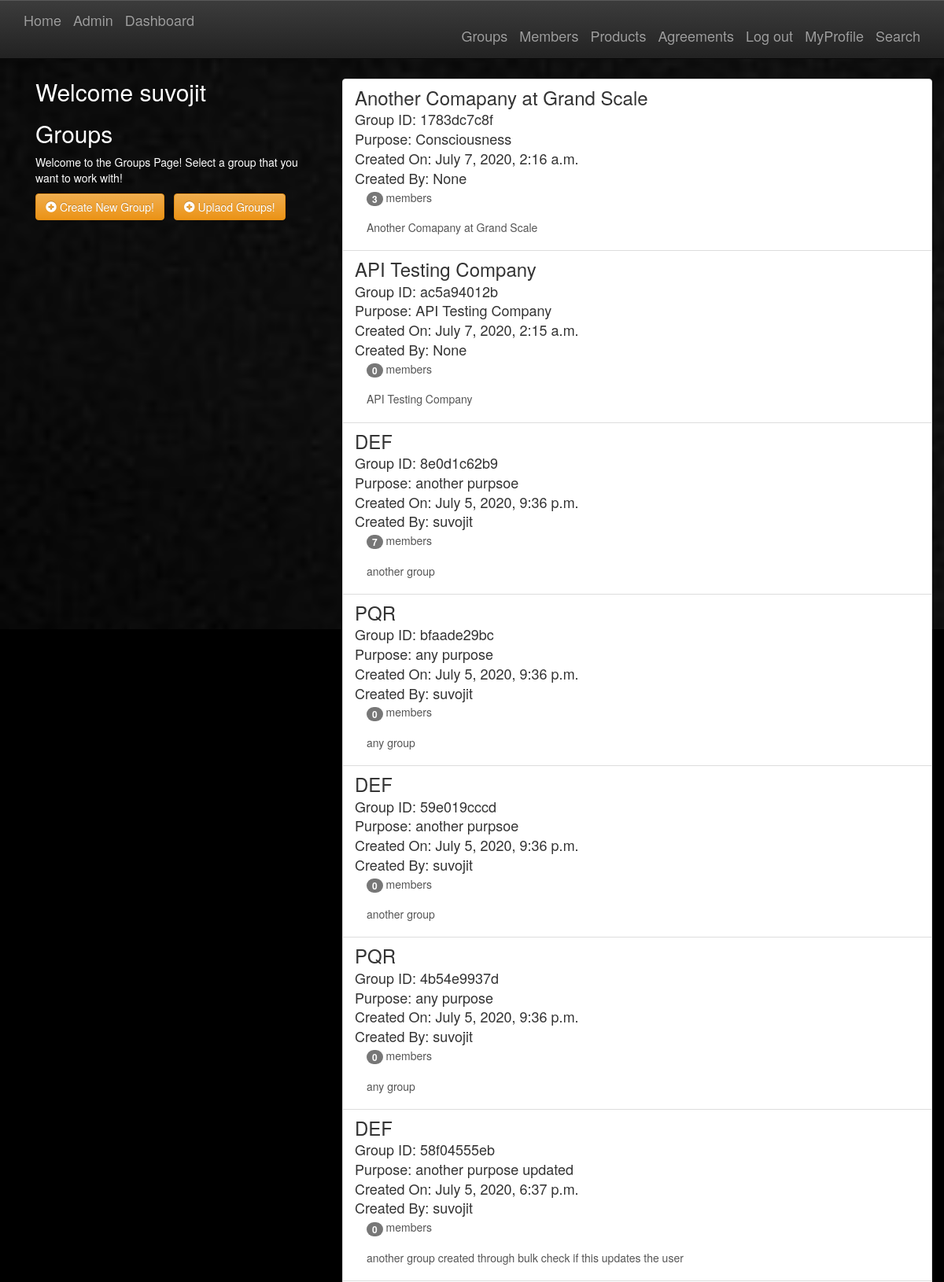
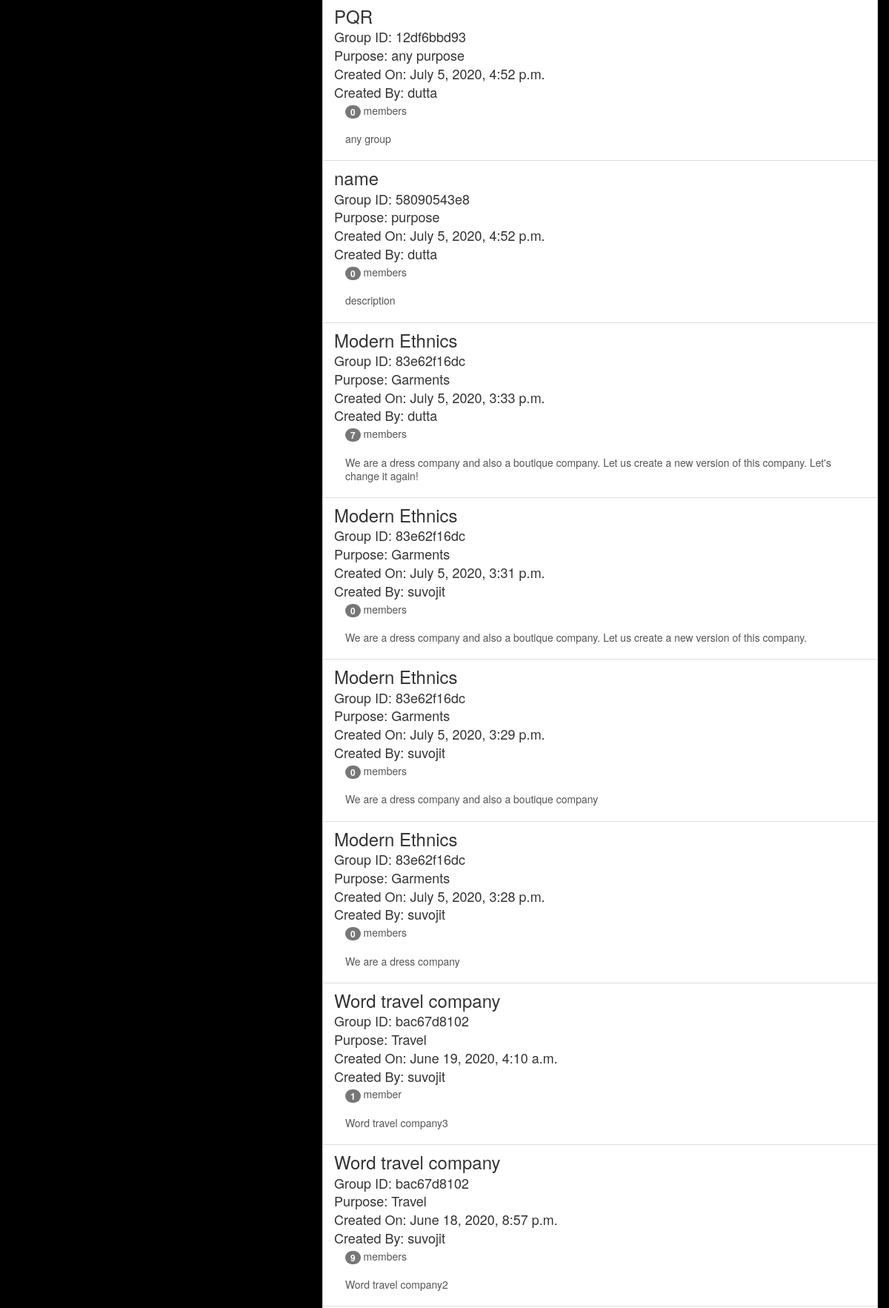
Screenshot of /groups/ (signed in, upper part) with the database file from the repository (2 pictures, top to bottom).
### groups/models.py (models this page shows, shortened)
class Group(models.Model):
    groupid = models.CharField(max_length=255, null=True, blank=True)
    name = models.CharField(max_length=255)
    slug = models.SlugField(allow_unicode=True)
    description = models.TextField(blank=True, default='')
    description_html = models.TextField(editable=False, default='', blank=True)
    purpose = models.CharField(max_length=255, null=True, default='', blank=True)
    creator = models.ForeignKey(User, on_delete=models.SET_NULL, null=True, blank=True)
    group_date = models.DateTimeField(auto_now=True)
    class Meta:
        ordering = ["-group_date"]
        unique_together = ("slug", "purpose", "group_date")

### groups/views.py (the view)
class ListGroups(LoginRequiredMixin, generic.ListView):
    model = models.Group
    template_name = 'groups/group_list.html'
    def get_queryset(self):
        return Group.objects.all()

### groups/templates/groups/group_list.html (shortened to what this page needs)
{% extends "groups/group_base.html" %}
{% block pregroup %}
<div class="col-md-4">
	<div class="content">
		{% if user.is_authenticated %}
		<h2>
			Welcome
			{{user.username }}
		</h2>
    {% endif %}
		<h2>Groups</h2>
		{% if not object_list %}
  			<p>No groups available at this time! Go ahead and create a group if needed!</p>
		{% else %}
				<p>Welcome to the Groups Page! Select a group that you want to work with!</p>
		{% endif %}
	</div>
	<a href="{% url 'groups:create' %}" class="btn btn-md btn-fill btn-warning"><span class="glyphicon glyphicon-plus-sign"></span> Create New Group!</a>
	<a href="{% url 'groups:bulk' %}" class="btn btn-md btn-fill btn-warning"><span class="glyphicon glyphicon-plus-sign"></span> Uplaod Groups!</a>
</div>
<br>
{% endblock %}
{% block group_content %}
<div class="col-md-8">
	<div class="list-group">
		{% for group in object_list %}
			<a class="list-group-item" href="{% url 'groups:single' pk=group.pk %}">
			     <h3 class="title list-group-item-heading">{{ group.name }}</h3>
					 <h4 class="title list-group-item-heading">Group ID: {{ group.groupid }}</h4>
					 <h4 class="title list-group-item-heading">Purpose: {{ group.purpose }}</h4>
					 <h4 class="title list-group-item-heading">Created On: {{ group.group_date }}</h4>
					 <h4 class="title list-group-item-heading">Created By: {{ group.creator }}</h4>
			<div class="list-group-item-text container-fluid">
				<div class="row">
					<div class="col-md-4">
						<span class="badge">{{ group.member_set.count }}</span> member{{ group.member_set.count|pluralize }}
					</div>
				</div>
				<br>
					{{ group.description_html|safe }}
			</div>
		</a>
		{% endfor %}
	</div>
</div>
{% endblock %}

### static/simplesocial/css/master.css (style rules this page uses)
body { margin: 0; overflow: scroll; background-color: black; color:white; }
html, body { background: #000; height: 100%; }

### rows the page displays
Group: name "Another Comapany at Grand Scale", groupid "1783dc7c8f", purpose "Consciousness", group_date "July 7, 2020, 2:16 a.m.", creator "None", member_set.count "3", description_html "Another Comapany at Grand Scale"
Group: name "API Testing Company", groupid "ac5a94012b", purpose "API Testing Company", group_date "July 7, 2020, 2:15 a.m.", creator "None", member_set.count "0", description_html "API Testing Company"
Group: name "DEF", groupid "8e0d1c62b9", purpose "another purpsoe", group_date "July 5, 2020, 9:36 p.m.", creator "suvojit", member_set.count "7", description_html "another group"
Group: name "PQR", groupid "bfaade29bc", purpose "any purpose", group_date "July 5, 2020, 9:36 p.m.", creator "suvojit", member_set.count "0", description_html "any group"
Group: name "DEF", groupid "59e019cccd", purpose "another purpsoe", group_date "July 5, 2020, 9:36 p.m.", creator "suvojit", member_set.count "0", description_html "another group"
Group: name "PQR", groupid "4b54e9937d", purpose "any purpose", group_date "July 5, 2020, 9:36 p.m.", creator "suvojit", member_set.count "0", description_html "any group"
Group: name "DEF", groupid "58f04555eb", purpose "another purpose updated", group_date "July 5, 2020, 6:37 p.m.", creator "suvojit", member_set.count "0", description_html "another group created through bulk check if this updates the user"
Group: name "PQR", groupid "12df6bbd93", purpose "any purpose", group_date "July 5, 2020, 4:52 p.m.", creator "dutta", member_set.count "0", description_html "any group"
Group: name "name", groupid "58090543e8", purpose "purpose", group_date "July 5, 2020, 4:52 p.m.", creator "dutta", member_set.count "0", description_html "description"
Group: name "Modern Ethnics", groupid "83e62f16dc", purpose "Garments", group_date "July 5, 2020, 3:33 p.m.", creator "dutta", member_set.count "7", description_html "We are a dress company and also a boutique company. Let us create a new version of this company. Let's change it again!"
Group: name "Modern Ethnics", groupid "83e62f16dc", purpose "Garments", group_date "July 5, 2020, 3:31 p.m.", creator "suvojit", member_set.count "0", description_html "We are a dress company and also a boutique company. Let us create a new version of this company."
Group: name "Modern Ethnics", groupid "83e62f16dc", purpose "Garments", group_date "July 5, 2020, 3:29 p.m.", creator "suvojit", member_set.count "0", description_html "We are a dress company and also a boutique company"
Group: name "Modern Ethnics", groupid "83e62f16dc", purpose "Garments", group_date "July 5, 2020, 3:28 p.m.", creator "suvojit", member_set.count "0", description_html "We are a dress company"
Group: name "Word travel company", groupid "bac67d8102", purpose "Travel", group_date "June 19, 2020, 4:10 a.m.", creator "suvojit", member_set.count "1", description_html "Word travel company3"
Group: name "Word travel company", groupid "bac67d8102", purpose "Travel", group_date "June 18, 2020, 8:57 p.m.", creator "suvojit", member_set.count "9", description_html "Word travel company2"

### other values shown
{{ user.username }} "suvojit"
